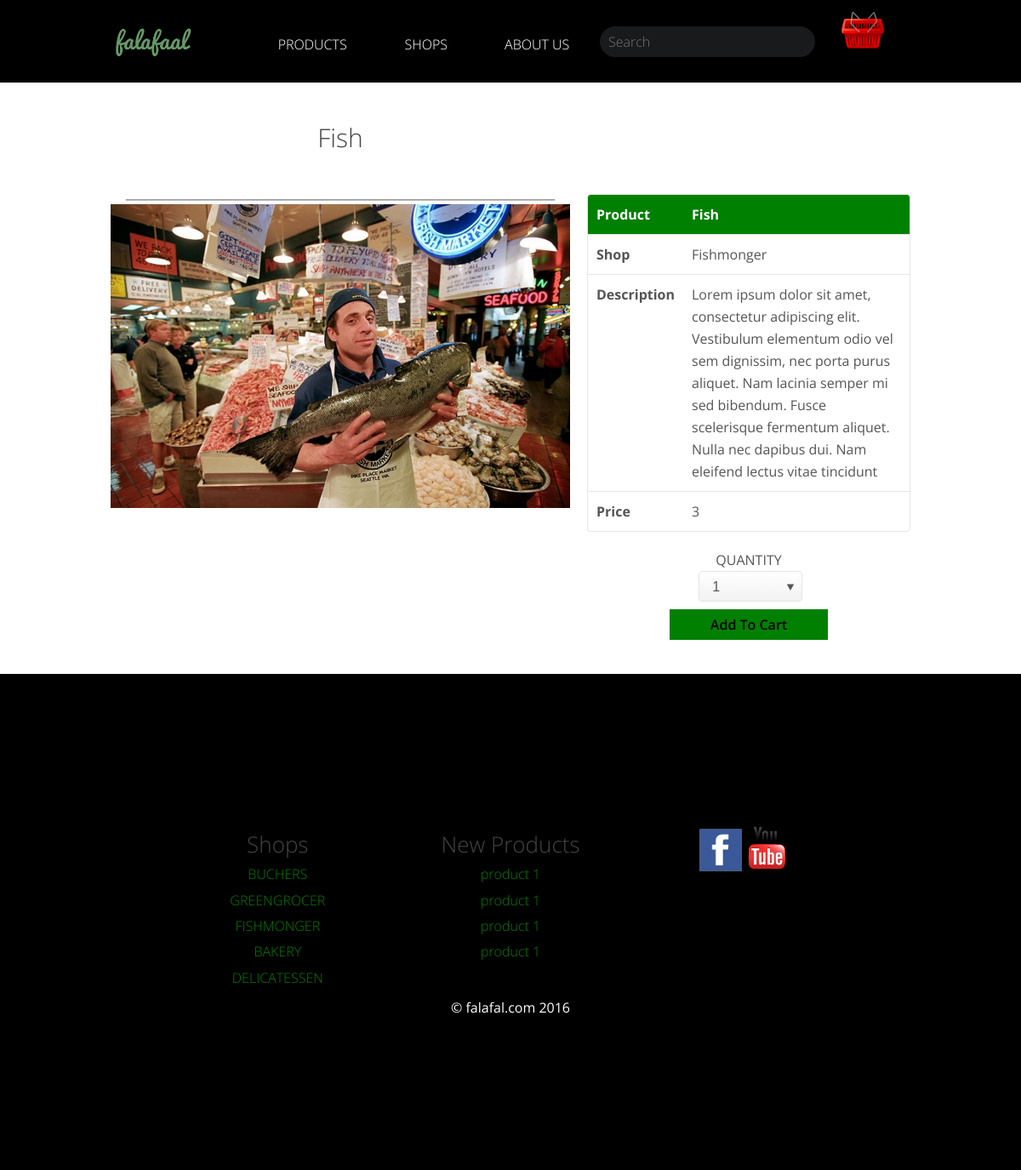
/tp_project/product_detail.php?id=16, run on the app's committed database.
### tables this page shows
CREATE TABLE IF NOT EXISTS `product` (
  `product_id` int(11) NOT NULL AUTO_INCREMENT,
  `shop_id` int(11) NOT NULL,
  `product_name` varchar(255) NOT NULL,
  `product_rate` int(11) NOT NULL,
  `product_image` varchar(255) NOT NULL,
  `description` text NOT NULL,
  PRIMARY KEY (`product_id`)
);

CREATE TABLE IF NOT EXISTS `shop` (
  `shop_id` int(11) NOT NULL AUTO_INCREMENT,
  `traders_id` int(11) NOT NULL,
  `shop_name` varchar(255) NOT NULL,
  `shop_image` varchar(255) NOT NULL,
  `shop_status` text NOT NULL,
  PRIMARY KEY (`shop_id`)
);

### tp_project/product_detail.php (the view)
<?php
    include("header.php");
    $id = $_GET['id'];
?>
<html>
<head>
		<link rel="stylesheet" href="gumby/css/gumby.css">
		<link rel="stylesheet" href="css/main.css">
</head>
<div id="index_mid">
            <div class="row">
                <div class="twelve columns">
                    <?php
                    $sql = "SELECT product.product_id, product.product_name, product.product_rate, product.product_image, product.description, shop.shop_name FROM shop, product WHERE product.shop_id = shop.shop_id and product.product_id = '$id'";
                    $result = mysqli_query($connection, $sql) or die(mysqli_error());
                    while($row = mysqli_fetch_assoc($result)){
	                    $shop_name = $row['shop_name'];
	                    $pname = $row['product_name'];
                    	$price = $row['product_rate'];
	                    echo "<div class='seven columns'>";
	                    echo "<h3>".$row['product_name']."</h3>";
	                    echo "<br> ________________________________________________________________________<br>";
	                    echo "<img src='../admin/images/".$row['product_image']."'>";
	                    echo "</div>";
	                    echo "<div class='five columns'>";
	                    echo "<table class='rounded'>";
						           echo "<thead>";
							             echo "<tr style='background-color: green;'>";
	                                      echo "<th>Product</th>";
								         echo "<th>".$row['product_name']."</th>";
							          echo "</tr>";
						           echo "</thead>";
						       echo "<tbody>";
							      echo "<tr>";
							    echo "<td>Shop</td>";
								echo "<td>".$row['shop_name']."</td>";
	                               echo "</tr>";
	                                echo "<tr>";
								echo "<td>Description</td>";
								echo "<td>".$row['description']."</td>";
	                               echo "</tr>";
	                                echo "<tr>";
								echo "<td>Price</td>";
								echo "<td>".$row['product_rate']."</td>";
	                               echo "</tr>";
						       echo "</tbody>";
					        echo "</table>";
	                        echo "<i>QUANTITY</i> <br />";
	                        	echo "<form method='post' action='addcart.php'>
	                        		<input type='hidden' name='sname' value='$shop_name'>
	                        		<input type='hidden' name='id' value='$id'>
	                        		<input type='hidden' name='pname' value='$pname'>
	                        		<input type='hidden' name='price' value='$price'>";
	                        		echo "<div class='picker'>
									<select name='qty'>
										<option value='#' disabled=''>Quantity</option>
										<option>1</option>
										<option>2</option>
										<option>3</option>
										<option>4</option>
										<option>5</option>
										<option>6</option>
										<option>7</option>
										<option>8</option>
	                                    <option>9</option>
									</select>
								</div>
	                        <input class='medium primary btn six columns centered' type='submit' name='add' value='Add To Cart'>
	                        	</form>
	                    </div>";
                	}
                    ?>
                </div>
                </div>
            </div>
</html>
<?php
    include("footer.php");
?>

### tp_project/css/main.css (style rules this page uses)
#index_mid { text-align: center; padding: 40px; }
.btn.primary, .skiplink.primary { background: GREEN; border: WHITE; width: 280px; }
table.rounded { border-radius: 4px; border-collapse: separate; margin-top: 91px; }
table thead { background-color: green; color: #fff; }

### data on the page
product: product_name "Fish", product_image (picture), shop.shop_name "Fishmonger", description "Lorem ipsum dolor sit amet, consectetur adipiscing elit. Vestibulum elementum odio vel sem dignissim, nec porta purus aliquet. Nam lacinia semper mi sed bibendum. Fusce scelerisque fermentum aliquet. Nulla nec dapibus dui. Nam eleifend lectus vitae tincidunt", product_rate "3"
